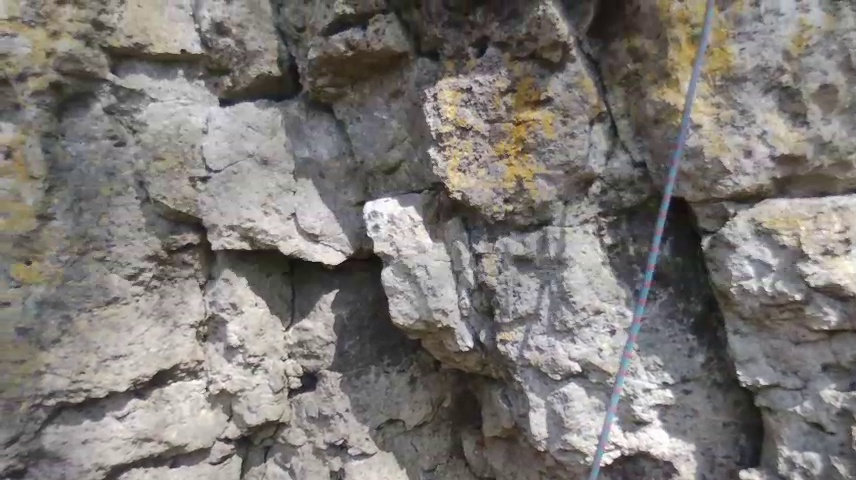
#> input picture Picture_Argumentation/ImageStitching/images/Dachelwand-right-30.jpg, 856 x 480 px; its folder holds only this picture in this run
$ python -i NewStitcher.py   (imports and definitions only)
#> lines starting #> are read from the running program, lines starting #| are printed output that depends on the picture
import imutils
import cv2
import numpy as np
import os

class NewStitcher:
    def __init__(self):
        # determine if we are using OpenCV v3.X
        self.isv3 = imutils.is_cv3()

    def stitch(self, images, ratio=0.75, reprojThresh=4.0):
        (kpsA, featuresA) = self._detectAndDescribe(images[0])
        (kpsB, featuresB) = self._detectAndDescribe(images[1])
        M = self._matchKeypoints(kpsA, kpsB, featuresA, featuresB, ratio, reprojThresh)

        if M is None:
            return None

        # apply a perspective warp to stitch the images
        (matches, H, status) = M

        # naive approach
        result = cv2.warpPerspective(images[0], H, (images[0].shape[1], images[0].shape[0] + int(images[1].shape[0]/4))) #width, height(sum)
        result[0:images[1].shape[0], 0:images[1].shape[1]] = images[1]

        ''' ******* mathematical approach - not implemented yet ********* '''
        '''
        # compute pairwise homographies
        homographies = []
        for i in range(0, len(images)+1):
            for j in range(i+1, len(images)):
                (kpsA, featuresA) = self._detectAndDescribe(images[i])
                (kpsB, featuresB) = self._detectAndDescribe(images[j])
                (matches, H, status) = self._matchKeypoints(kpsA, kpsB, featuresA, featuresB, ratio, reprojThresh)
                #print("Homography I_" + str(i) + str(j) +" = " + str(H))
                homographies.append(H)

        # select one anchor image
        Identity = homographies[0]
        result = cv2.warpPerspective(images[0], homographies[0],(images[0].shape[1], images[0].shape[0] + images[1].shape[0]))
        for x in range(1, len(images)):
            result = cv2.warpPerspective(result, homographies[x], (images[0].shape[1]+int(images[1].shape[0]), images[0].shape[0] + images[1].shape[0]))

        # [5 lines of commented-out code are left out]
        '''

        #cv2.imshow("Result", cv2.resize(result, (800,600), interpolation = cv2.INTER_LINEAR))
        #cv2.waitKey(0)
        return result

    # [30 lines left out: function _matchKeypoints, not called in this run]

    def _detectAndDescribe(self, image):
        # convert the image to grayscale
        gray = cv2.cvtColor(image, cv2.COLOR_BGR2GRAY)

        # check to see if we are using OpenCV 3.X
        if self.isv3:
            # detect and extract features from the image
            descriptor = cv2.xfeatures2d.SIFT_create()
            (kps, features) = descriptor.detectAndCompute(image, None)

        # otherwise, we are using OpenCV 2.4.X
        else:
            # detect keypoints in the image
            detector = cv2.FeatureDetector_create("SIFT")
            kps = detector.detect(gray)

            # extract features from the image
            extractor = cv2.DescriptorExtractor_create("SIFT")
            (kps, features) = extractor.compute(gray, kps)

        # convert the keypoints from KeyPoint objects to NumPy
        # arrays
        kps = np.float32([kp.pt for kp in kps])

        # return a tuple of keypoints and features
        return (kps, features)


    #TODO delete for production environment - only necessary for testing purposes
    # [20 lines left out: function _drawMatches, not called in this run]

# [20 lines not run here, left out]

>>> import cv2
>>> picture = cv2.imread('images/Dachelwand-right-30.jpg', cv2.IMREAD_GRAYSCALE)
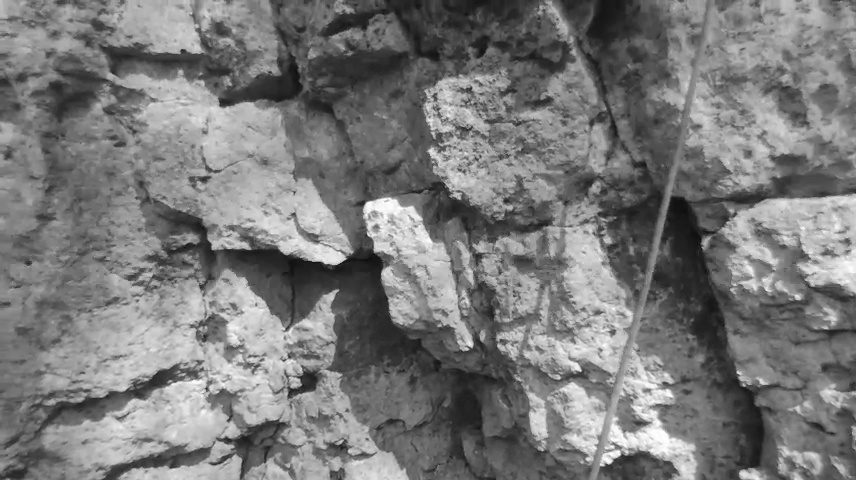
#> picture: shape (480, 856); min 7, max 255, mean 121.4
>>> result = NewStitcher().stitch(picture)
#> (the run stopped early here; a loop or call above may not have finished)

$ run again, on Picture_Argumentation/ImageStitching/images/Dachelwand-right-33.jpg
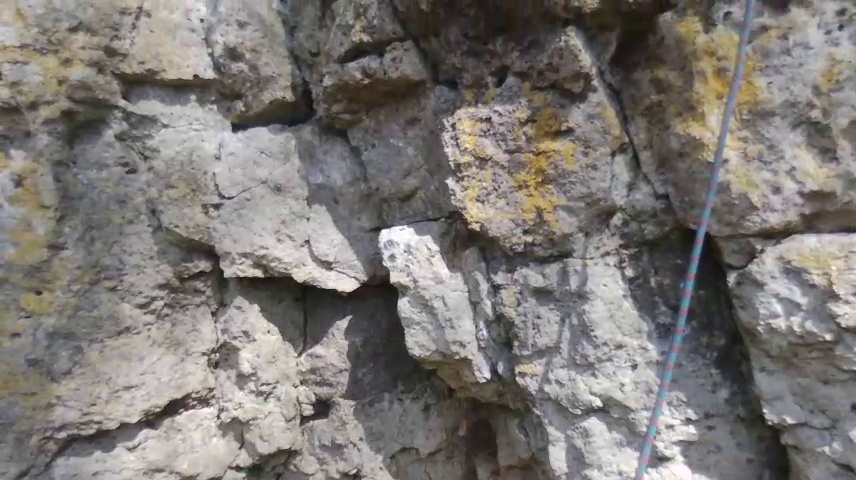
#> input picture Picture_Argumentation/ImageStitching/images/Dachelwand-right-33.jpg, 856 x 480 px
#> `picture = cv2.imread('images/Dachelwand-right-30.jpg', cv2.IMREAD_GRAY..`:
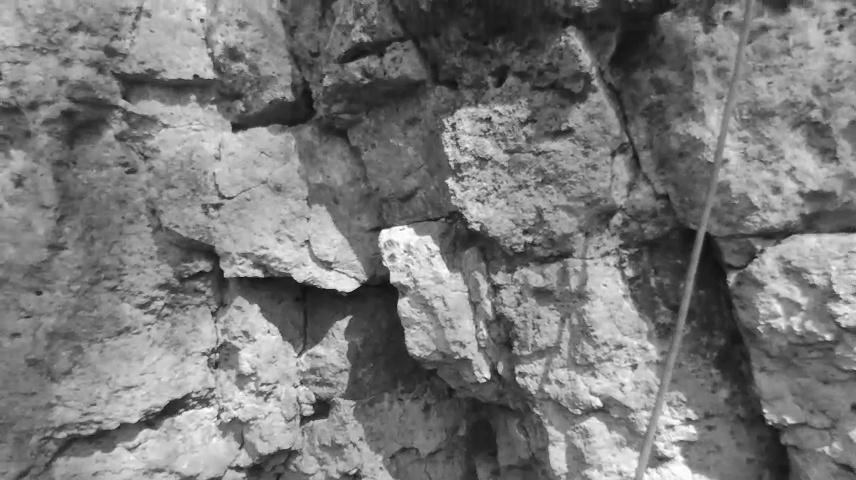
#> picture: shape (480, 856); min 11, max 255, mean 120.6
